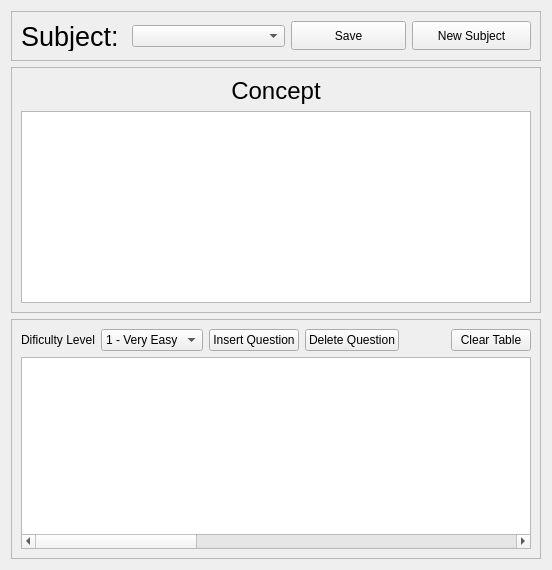
      <widget class="QWidget" name="tab_7">
       <attribute name="title">
        <string>Content</string>
       </attribute>
       <layout class="QGridLayout" name="gridLayout_12">
        <item row="0" column="0">
         <widget class="QFrame" name="frame_10">
          <property name="frameShape">
           <enum>QFrame::StyledPanel</enum>
          </property>
          <property name="frameShadow">
           <enum>QFrame::Raised</enum>
          </property>
          <layout class="QGridLayout" name="gridLayout_13">
           <item row="0" column="3">
            <widget class="QPushButton" name="newSubjButton_2">
             <property name="maximumSize">
              <size>
               <width>119</width>
               <height>29</height>
              </size>
             </property>
             <property name="text">
              <string>New Subject</string>
             </property>
            </widget>
           </item>
           <item row="0" column="1">
            <widget class="QComboBox" name="comboBox_6"/>
           </item>
           <item row="0" column="2">
            <widget class="QPushButton" name="saveSubjButton_2">
             <property name="maximumSize">
              <size>
               <width>115</width>
               <height>29</height>
              </size>
             </property>
             <property name="text">
              <string>Save</string>
             </property>
            </widget>
           </item>
           <item row="0" column="0">
            <widget class="QLabel" name="label_31">
             <property name="maximumSize">
              <size>
               <width>105</width>
               <height>30</height>
              </size>
             </property>
             <property name="font">
              <font>
               <family>Ubuntu</family>
               <pointsize>20</pointsize>
              </font>
             </property>
             <property name="text">
              <string>Subject:</string>
             </property>
             <property name="textFormat">
              <enum>Qt::AutoText</enum>
             </property>
            </widget>
           </item>
          </layout>
         </widget>
        </item>
        <item row="1" column="0">
         <widget class="QFrame" name="frame_9">
          <property name="frameShape">
           <enum>QFrame::StyledPanel</enum>
          </property>
          <property name="frameShadow">
           <enum>QFrame::Raised</enum>
          </property>
          <layout class="QGridLayout" name="gridLayout_11">
           <item row="1" column="0" colspan="3">
            <widget class="QTextEdit" name="textEdit_2"/>
           </item>
           <item row="0" column="1">
            <widget class="QLabel" name="label_32">
             <property name="font">
              <font>
               <family>Ubuntu</family>
               <pointsize>18</pointsize>
              </font>
             </property>
             <property name="text">
              <string>Concept</string>
             </property>
             <property name="alignment">
              <set>Qt::AlignCenter</set>
             </property>
            </widget>
           </item>
          </layout>
         </widget>
        </item>
        <item row="2" column="0">
         <widget class="QFrame" name="frame_8">
          <property name="frameShape">
           <enum>QFrame::StyledPanel</enum>
          </property>
          <property name="frameShadow">
           <enum>QFrame::Raised</enum>
          </property>
          <layout class="QGridLayout" name="gridLayout_7">
           <item row="0" column="4">
            <spacer name="horizontalSpacer_4">
             <property name="orientation">
              <enum>Qt::Horizontal</enum>
             </property>
             <property name="sizeHint" stdset="0">
              <size>
               <width>40</width>
               <height>20</height>
              </size>
             </property>
            </spacer>
           </item>
           <item row="0" column="0">
            <widget class="QLabel" name="label_30">
             <property name="text">
              <string>Dificulty Level</string>
             </property>
            </widget>
           </item>
           <item row="0" column="2">
            <widget class="QPushButton" name="insertQuestion_Button_2">
             <property name="text">
              <string>Insert Question</string>
             </property>
            </widget>
           </item>
           <item row="0" column="5">
            <widget class="QPushButton" name="clearQuestions_Button_2">
             <property name="text">
              <string>Clear Table</string>
             </property>
            </widget>
           </item>
           <item row="1" column="0" colspan="6">
            <widget class="QTableWidget" name="questions_tableWidget_2">
             <property name="gridStyle">
              <enum>Qt::SolidLine</enum>
             </property>
             <attribute name="horizontalHeaderVisible">
              <bool>false</bool>
             </attribute>
             <attribute name="horizontalHeaderCascadingSectionResizes">
              <bool>true</bool>
             </attribute>
             <attribute name="horizontalHeaderDefaultSectionSize">
              <number>300</number>
             </attribute>
             <attribute name="horizontalHeaderHighlightSections">
              <bool>true</bool>
             </attribute>
             <attribute name="horizontalHeaderMinimumSectionSize">
              <number>100</number>
             </attribute>
             <attribute name="horizontalHeaderShowSortIndicator" stdset="0">
              <bool>true</bool>
             </attribute>
             <attribute name="horizontalHeaderStretchLastSection">
              <bool>true</bool>
             </attribute>
             <attribute name="verticalHeaderVisible">
              <bool>false</bool>
             </attribute>
             <attribute name="verticalHeaderDefaultSectionSize">
              <number>100</number>
             </attribute>
             <attribute name="verticalHeaderMinimumSectionSize">
              <number>200</number>
             </attribute>
             <attribute name="verticalHeaderShowSortIndicator" stdset="0">
              <bool>true</bool>
             </attribute>
             <attribute name="verticalHeaderStretchLastSection">
              <bool>true</bool>
             </attribute>
             <column>
              <property name="text">
               <string>Dificulty</string>
              </property>
             </column>
             <column>
              <property name="text">
               <string>Questions</string>
              </property>
             </column>
             <column>
              <property name="text">
               <string>Answers</string>
              </property>
             </column>
            </widget>
           </item>
           <item row="0" column="1">
            <widget class="QComboBox" name="comboBox_5">
             <property name="currentIndex">
              <number>0</number>
             </property>
             <item>
              <property name="text">
               <string>1 - Very Easy</string>
              </property>
             </item>
             <item>
              <property name="text">
               <string>2 - Easy</string>
              </property>
             </item>
             <item>
              <property name="text">
               <string>3 - Medium</string>
              </property>
             </item>
             <item>
              <property name="text">
               <string>4 - Hard</string>
              </property>
             </item>
             <item>
              <property name="text">
               <string>5 - Very Hard</string>
              </property>
             </item>
            </widget>
           </item>
           <item row="0" column="3">
            <widget class="QPushButton" name="pushButton">
             <property name="text">
              <string>Delete Question</string>
             </property>
            </widget>
           </item>
          </layout>
         </widget>
        </item>
       </layout>
      </widget>
